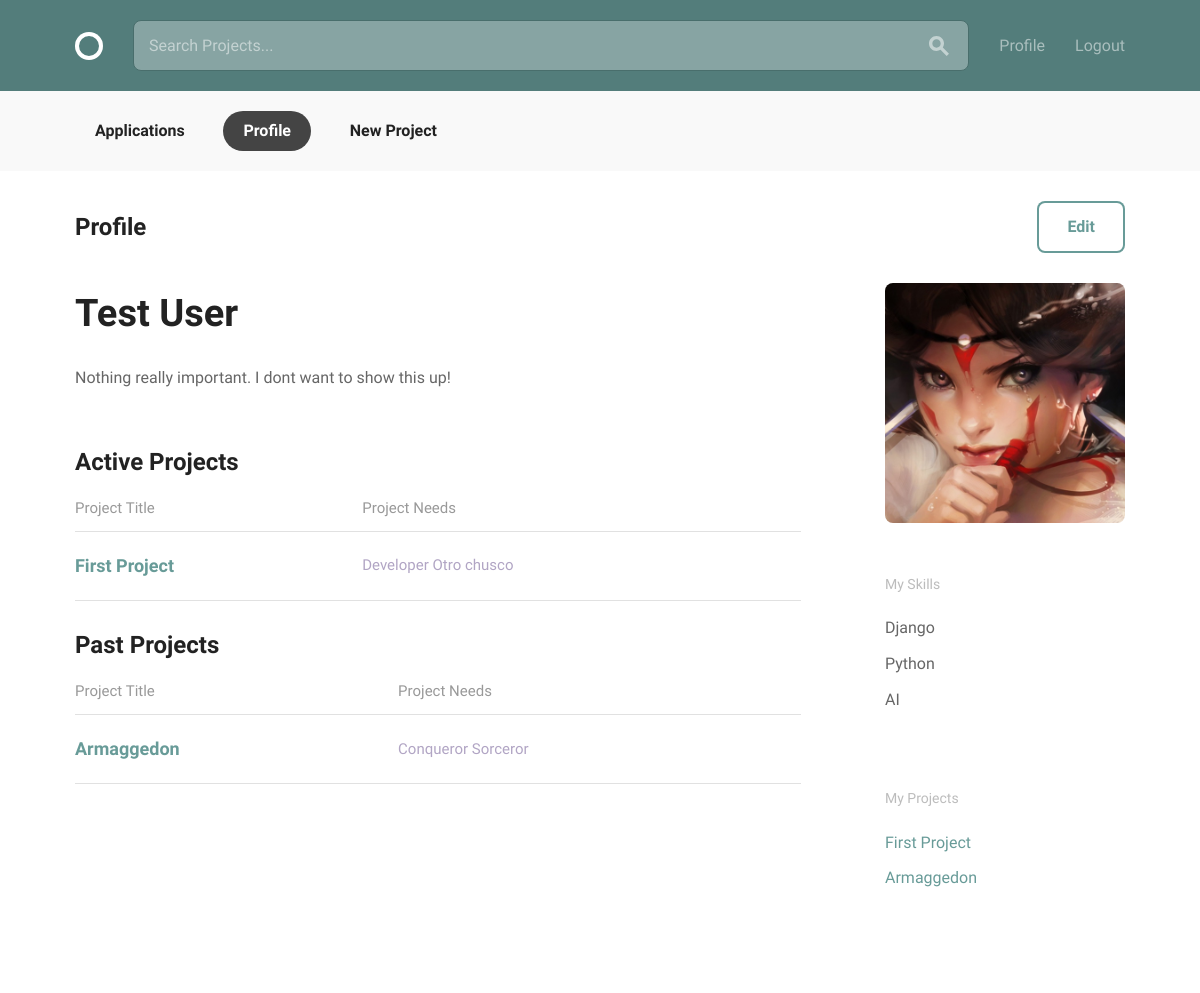
/profile/ (signed in), run on the app's committed database.
### profiles/models.py (models this page shows, shortened)
class Profile(models.Model):
    user = models.OneToOneField(settings.AUTH_USER_MODEL, on_delete=models.CASCADE, related_name="profile")
    display_name = models.CharField(max_length=100, null=True, blank=True)
    bio = models.CharField(max_length=140, blank=True, default="")
    avatar = models.ImageField(upload_to="avatars/", blank=True, null=True)
    skills = models.ManyToManyField(Skill, blank=True)

class Skill(models.Model):
    skill = models.CharField(max_length=50)
    def __str__(self):
        return self.skill

### projects/models.py (models this page shows, shortened)
class Project(models.Model):
    owner = models.ForeignKey(settings.AUTH_USER_MODEL, on_delete=models.CASCADE, related_name="project")
    title = models.CharField(max_length=30)
    description = models.CharField(max_length=140)
    requirements = models.CharField(max_length=100)
    timeline = models.CharField(max_length=30, blank=True, default="")
    completed = models.BooleanField(default=False)
    positions = models.ManyToManyField(Position, blank=False)

class Position(models.Model):
    title = models.CharField(max_length=30)
    description = models.CharField(max_length=140)
    applications = models.ManyToManyField('Application', blank=True, related_name="position_applications")

### profiles/views.py (the view)
class ProfileView(LoginRequiredMixin, generic.TemplateView):
    model = models.Profile
    template_name = "profiles/profile.html"
    def get_object(self):
        return get_object_or_404(self.model, user=self.request.user)
    def get_context_data(self, **kwargs):
        context = super(ProfileView, self).get_context_data(**kwargs)
        context['profile'] = self.get_object()
        context['active_projects'] = self.request.user.project.filter(completed=False)
        context['past_projects'] = self.request.user.project.filter(completed=True)
        return context

### profiles/templates/profiles/profile.html
{% extends "layout.html" %}
{% load static from staticfiles %}
{% block content %}
  <div class="circle--actions--bar">
    <nav class="bounds">
      <ul class="circle--pill--list">
        <li><a href="{% url 'projects:applications' %}">Applications</a></li>
        <li><a class="selected" href="{% url 'profiles:view-profile' %}">Profile</a></li>
        {% if user.is_authenticated and user == profile.user %}
        <li><a href="{% url 'projects:create-project' %}">New Project</a></li>
        {% endif %}
      </ul>
    </nav>
  </div>
  <div class="bounds circle--page">
    <div class="circle--page--header circle--fluid">
      <div class="circle--fluid--cell circle--fluid--primary">
        <h2>Profile</h2>
      </div>
      <div class="circle--fluid--cell circle--fluid--secondary">
        <a class="button icon-on-left" href="{% url 'profiles:edit-profile' %}">Edit</a>
      </div>
    </div>
    <div class="grid-70">
      <h1>{{ profile.display_name }}</h1>
      <div class="circle--article--body">
          <p>{{ profile.bio }}</p>
      </div>
      {% if active_projects %}
      <h2>Active Projects</h2>
      <table class="u-full-width circle--table">
        <thead>
          <tr>
            <th>Project Title</th>
            <th class="circle--cell--right">Project Needs</th>
          </tr>
        </thead>
        <tbody>
          {% for project in active_projects %}
          <tr class="clickable-row" data-href="{% url 'projects:view-project' pk=project.pk %}">
            <td>
              <h3>{{ project.title }}</h3>
            </td>
            <td class="circle--cell--right">
              {% for position in project.positions.all %}
              <span class="secondary-label">{{ position.title }}</span>
              {% endfor %}
            </td>
          </tr>
          {% endfor %}
        </tbody>
      </table>
      {% endif %}
      {% if past_projects %}
      <h2>Past Projects</h2>
      <table class="u-full-width circle--table">
        <thead>
          <tr>
            <th>Project Title</th>
            <th class="circle--cell--right">Project Needs</th>
          </tr>
        </thead>
        <tbody>
          {% for project in past_projects %}
          <tr class="clickable-row" data-href="{% url 'projects:view-project' pk=project.pk %}">
            <td>
              <h3>{{ project.title }}</h3>
            </td>
            <td class="circle--cell--right">
              {% for position in project.positions.all %}
              <span class="secondary-label">{{ position.title }}</span>
              {% endfor %}
            </td>
          </tr>
          {% endfor %}
        </tbody>
      </table>
      {% endif %}
    </div>
    <div class="grid-25 grid-push-5">
      <div class="circle--secondary--module">
        <div class="circle--primary--avatar">
            {% if profile.avatar %}
            <img src="{% static profile.avatar.url %}">
            {% else %}
            <img src="{% static 'images/avatar.jpg' %}">
            {% endif %}
        </div>
      </div>
      <div class="circle--secondary--module">
        <h4>My Skills</h4>
        <ul class="unloaded">
          {% if not profile.skills.all %}
          <li>No skills</li>
          {% else %}
            {% for skill in profile.skills.all %}
              <li>{{ skill }}</li>
            {% endfor %}
          {% endif %}
        </ul>
      </div>
      <div class="circle--secondary--module">
        <h4>My Projects</h4>
        <ul class="circle--link--list">
          {% if not active_projects or not past_projects %}
          <li>No projects</li>
          {% else %}
            {% for project in active_projects %}
              <li><a href="{% url 'projects:view-project' pk=project.pk %}">{{ project.title }}</a></li>
            {% endfor %}
            {% for project in past_projects %}
              <li><a href="{% url 'projects:view-project' pk=project.pk %}">{{ project.title }}</a></li>
            {% endfor %}
          {% endif %}
        </ul>
      </div>
    </div>
  </div>
{% endblock %}

### data on the page
Profile: display_name "Test User", bio "Nothing really important. I dont want to show this up!", avatar (picture)
Project: title "First Project"
Position: title "Developer"
Position: title "Otro chusco"
Project: title "Armaggedon"
Position: title "Conqueror"
Position: title "Sorceror"
Skill: skill "Django"
Skill: skill "Python"
Skill: skill "AI"
